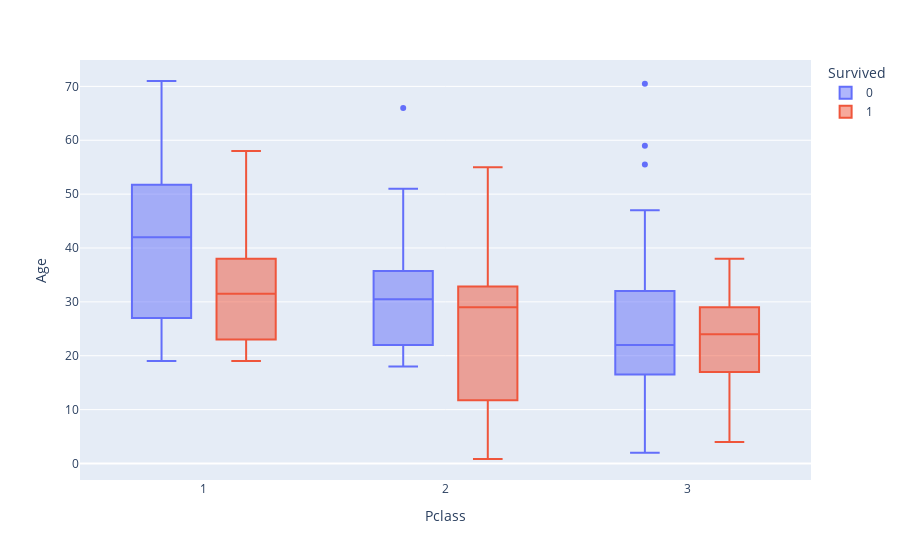

Notebook cell for this chart:
### Code cell
fig = px.box(data, x='Pclass', y="Age", color="Survived")
fig.show()

### Figure 1 — Plotly figure (JSON) as saved in the notebook; plotly's stock layout.template omitted (floating-point values rounded to 4 significant figures)
{"data": [{"alignmentgroup": "True", "hovertemplate": "Survived=0<br>Pclass=%{x}<br>Age=%{y}<extra></extra>", "legendgroup": "0", "marker": {"color": "#636efa"}, "name": "0", "notched": false, "offsetgroup": "0", "orientation": "v", "showlegend": true, "type": "box", "x": [3, 3, 3, 1, 3, 3, 3, 3, 3, 3, 2, 3, 3, 1, 3, 1, 2, 1, 1, 3, 3, 3, 2, 3, 3, 3, 3, 3, 3, 3, 1, 3, 3, 3, 1, 3, 1, 3, 3, 2, 3, 2, 3, 3, 3, 3, 3, 1, 3, 3, 3, 3, 3, 1, 3, 3, 3, 1, 2, 3, 3, 1, 3, 3, 3, 3, 1, 3, 3, 3, 3, 3, 3, 2, 1, 3, 2, 3, 2, 1, 3, 3, 3, 3, 3, 2, 2, 1, 3, 1, 3, 3, 2, 2, 3, 2, 2, 2, 3, 3, 3, 1], "x0": " ", "xaxis": "x", "y": [22, 35, null, 54, 2, 20, 39, 14, 2, 31, 35, 8, null, 19, null, 40, 66, 28, 42, 21, 18, 40, 27, null, null, null, null, 18, 7, 21, 65, 28.5, 11, 22, 45, 4, null, 19, 26, 32, 16, 21, 26, 25, null, null, 22, 28, 16, null, 24, 29, 20, 46, 26, 59, null, 71, 34, 28, null, 21, 33, 37, 28, 38, 47, 14.5, 22, 20, 17, 21, 70.5, 29, 24, 2, 21, null, 32.5, 54, null, 45, 33, 20, 47, 25, 23, 37, 16, 24, null, 19, 18, 19, 9, 36.5, 42, 51, 55.5, 40.5, null, 51], "y0": " ", "yaxis": "y"}, {"alignmentgroup": "True", "hovertemplate": "Survived=1<br>Pclass=%{x}<br>Age=%{y}<extra></extra>", "legendgroup": "1", "marker": {"color": "#EF553B"}, "name": "1", "notched": false, "offsetgroup": "1", "orientation": "v", "showlegend": true, "type": "box", "x": [1, 3, 1, 3, 2, 3, 1, 2, 2, 3, 2, 3, 1, 3, 3, 1, 3, 3, 3, 2, 3, 3, 1, 2, 1, 2, 2, 1, 3, 2, 3, 3, 2, 3, 3, 3, 2, 3, 1, 1, 2, 3, 3, 3, 2, 3, 3, 3, 2, 1, 3, 3, 3, 1], "x0": " ", "xaxis": "x", "y": [38, 26, 35, 27, 14, 4, 58, 55, null, null, 34, 15, 28, 38, null, null, null, null, 14, 3, 19, null, 49, 29, null, 21, 5, 38, null, 29, 17, 32, 0.83, 30, 29, null, 17, 33, 23, 23, 34, 21, null, null, 32.5, 12, 24, null, 29, 19, 22, 24, 27, 22], "y0": " ", "yaxis": "y"}], "layout": {"boxmode": "group", "legend": {"title": {"text": "Survived"}, "tracegroupgap": 0}, "margin": {"t": 60}, "xaxis": {"anchor": "y", "domain": [0, 1], "title": {"text": "Pclass"}}, "yaxis": {"anchor": "x", "domain": [0, 1], "title": {"text": "Age"}}}}
